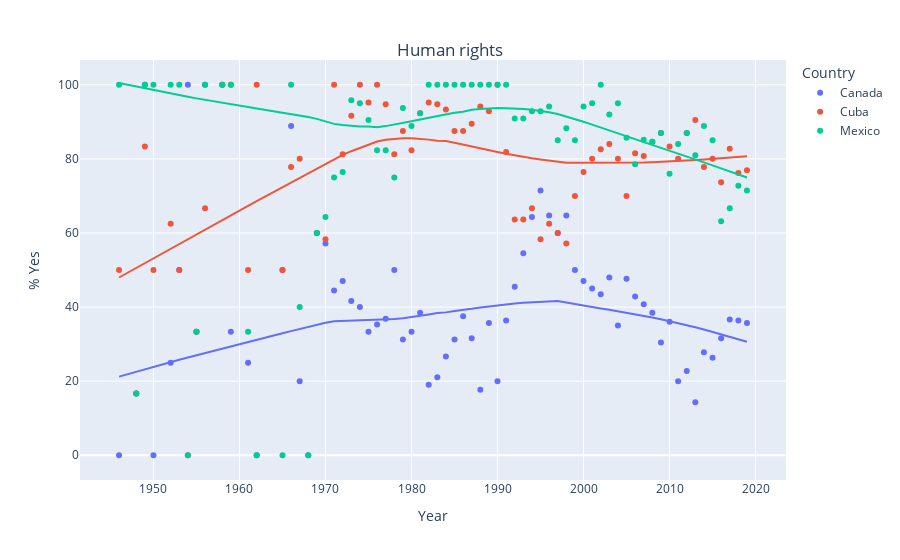
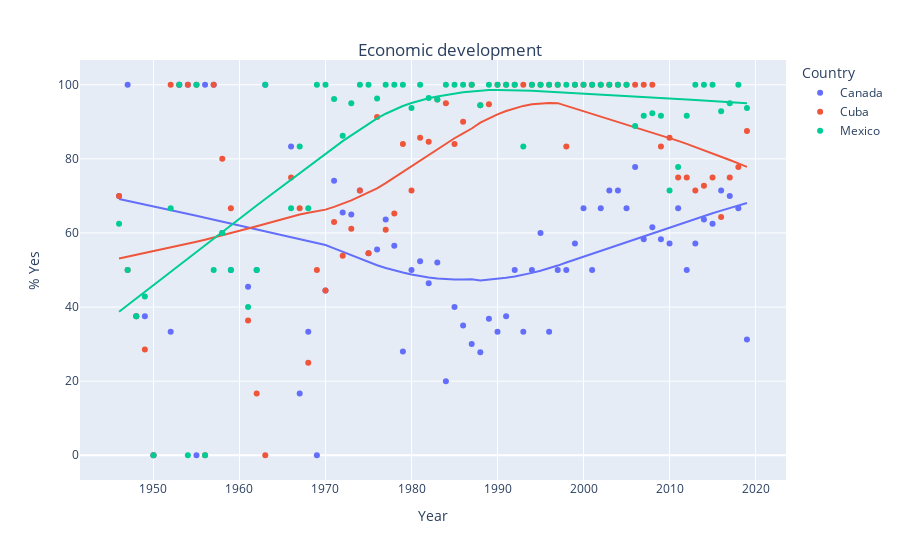
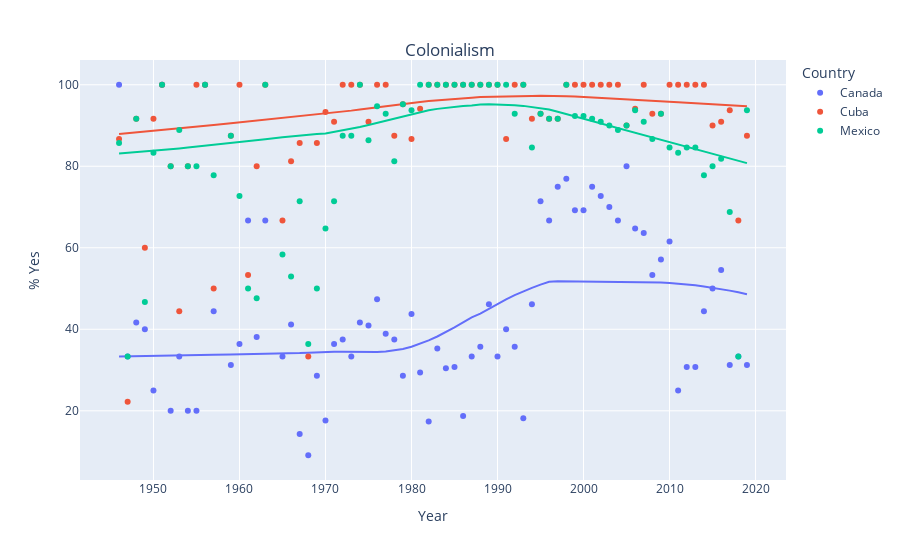
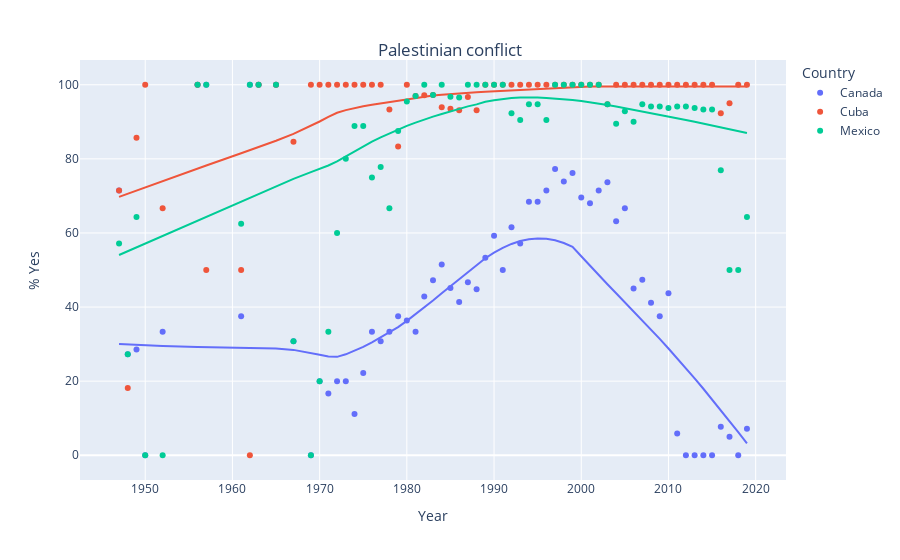

The notebook cell these images were saved under, in order:
### Markdown cell above
Now that we have our focus countries, we can make pretty pictures.

You can just run the cell below - assuming you have done all the parts above!

### Code cell
def make_plot(countries,issue):
    '''
    A Python function that takes in the list of countries and issues and makes
    a scatter plot of each issue with a trendline for each country.
    '''
    x_data = []
    y_data = []
    c_data = []
    for cntry in countries:
        my_group = c_groups.get_group((cntry,issue))
        for y in my_group['year'].unique():
            x_data.append(y)
            tot_yes = sum(my_group[my_group['year']==y]['vote']=='yes')
            percent_yes = tot_yes/len(my_group[my_group['year']==y])*100
            y_data.append(percent_yes)
            c_data.append(cntry)

    fig = px.scatter(x=x_data, y=y_data,color=c_data,trendline="lowess",labels={"color": "Country"})

    fig.update_layout(
        title={
            'text': issue + '<br>',
            'y':0.9,
            'x':0.5,
            'xanchor': 'center',
            'yanchor': 'top'})
    fig.update_yaxes(title_text="% Yes")
    fig.update_xaxes(title_text="Year")
    fig.show()
    
for iss in issues:
    make_plot(countries,iss)
